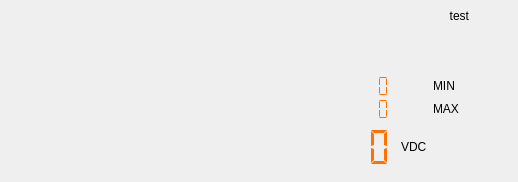
<?xml version="1.0" encoding="UTF-8"?>
<ui version="4.0">
 <class>ChannelMonitorComponent</class>
 <widget class="QWidget" name="ChannelMonitorComponent">
  <property name="geometry">
   <rect>
    <x>0</x>
    <y>0</y>
    <width>518</width>
    <height>182</height>
   </rect>
  </property>
  <property name="sizePolicy">
   <sizepolicy hsizetype="Expanding" vsizetype="Preferred">
    <horstretch>0</horstretch>
    <verstretch>0</verstretch>
   </sizepolicy>
  </property>
  <property name="minimumSize">
   <size>
    <width>0</width>
    <height>0</height>
   </size>
  </property>
  <property name="maximumSize">
   <size>
    <width>16777215</width>
    <height>300</height>
   </size>
  </property>
  <property name="windowTitle">
   <string>Form</string>
  </property>
  <property name="styleSheet">
   <string notr="true"/>
  </property>
  <layout class="QGridLayout" name="gridLayout">
   <property name="leftMargin">
    <number>0</number>
   </property>
   <property name="topMargin">
    <number>0</number>
   </property>
   <property name="rightMargin">
    <number>0</number>
   </property>
   <property name="bottomMargin">
    <number>0</number>
   </property>
   <property name="spacing">
    <number>0</number>
   </property>
   <item row="0" column="0">
    <widget class="QWidget" name="frame" native="true">
     <property name="sizePolicy">
      <sizepolicy hsizetype="Expanding" vsizetype="Preferred">
       <horstretch>0</horstretch>
       <verstretch>0</verstretch>
      </sizepolicy>
     </property>
     <layout class="QGridLayout" name="gridLayout_2">
      <item row="0" column="0">
       <layout class="QVBoxLayout" name="verticalLayout_9" stretch="0">
        <property name="sizeConstraint">
         <enum>QLayout::SetDefaultConstraint</enum>
        </property>
        <property name="leftMargin">
         <number>0</number>
        </property>
        <property name="bottomMargin">
         <number>0</number>
        </property>
        <item>
         <widget class="adiscope::Sismograph" name="sismograph_ch1_2">
          <property name="sizePolicy">
           <sizepolicy hsizetype="Expanding" vsizetype="MinimumExpanding">
            <horstretch>0</horstretch>
            <verstretch>0</verstretch>
           </sizepolicy>
          </property>
          <property name="minimumSize">
           <size>
            <width>0</width>
            <height>0</height>
           </size>
          </property>
          <property name="acceptDrops">
           <bool>false</bool>
          </property>
          <property name="frameShape">
           <enum>QFrame::NoFrame</enum>
          </property>
         </widget>
        </item>
       </layout>
      </item>
      <item row="1" column="0">
       <layout class="QHBoxLayout" name="horizontalLayout_18">
        <property name="topMargin">
         <number>0</number>
        </property>
       </layout>
      </item>
      <item row="0" column="2">
       <layout class="QVBoxLayout" name="verticalLayout_2">
        <property name="spacing">
         <number>0</number>
        </property>
        <item>
         <widget class="QWidget" name="peakCh1Widget" native="true">
          <property name="sizePolicy">
           <sizepolicy hsizetype="MinimumExpanding" vsizetype="MinimumExpanding">
            <horstretch>0</horstretch>
            <verstretch>0</verstretch>
           </sizepolicy>
          </property>
          <property name="layoutDirection">
           <enum>Qt::LeftToRight</enum>
          </property>
          <property name="autoFillBackground">
           <bool>false</bool>
          </property>
          <layout class="QGridLayout" name="gridLayout_5">
           <property name="leftMargin">
            <number>0</number>
           </property>
           <property name="topMargin">
            <number>0</number>
           </property>
           <property name="rightMargin">
            <number>0</number>
           </property>
           <property name="bottomMargin">
            <number>0</number>
           </property>
           <property name="verticalSpacing">
            <number>0</number>
           </property>
           <item row="6" column="3">
            <widget class="QLabel" name="label_max">
             <property name="sizePolicy">
              <sizepolicy hsizetype="Preferred" vsizetype="Maximum">
               <horstretch>0</horstretch>
               <verstretch>0</verstretch>
              </sizepolicy>
             </property>
             <property name="minimumSize">
              <size>
               <width>20</width>
               <height>0</height>
              </size>
             </property>
             <property name="text">
              <string>MAX   </string>
             </property>
            </widget>
           </item>
           <item row="5" column="2">
            <widget class="QLabel" name="label_minUnitOfMeasure">
             <property name="text">
              <string/>
             </property>
            </widget>
           </item>
           <item row="6" column="2">
            <widget class="QLabel" name="label_maxUnitOfMeasure">
             <property name="text">
              <string/>
             </property>
            </widget>
           </item>
           <item row="5" column="1" alignment="Qt::AlignRight">
            <widget class="adiscope::LcdNumber" name="minCh1">
             <property name="sizePolicy">
              <sizepolicy hsizetype="MinimumExpanding" vsizetype="Minimum">
               <horstretch>0</horstretch>
               <verstretch>0</verstretch>
              </sizepolicy>
             </property>
             <property name="minimumSize">
              <size>
               <width>0</width>
               <height>0</height>
              </size>
             </property>
             <property name="styleSheet">
              <string notr="true">QLCDNumber { color: #ff7200; }</string>
             </property>
             <property name="frameShape">
              <enum>QFrame::NoFrame</enum>
             </property>
             <property name="digitCount">
              <number>7</number>
             </property>
             <property name="segmentStyle">
              <enum>QLCDNumber::Flat</enum>
             </property>
            </widget>
           </item>
           <item row="7" column="0">
            <spacer name="horizontalSpacer">
             <property name="orientation">
              <enum>Qt::Horizontal</enum>
             </property>
             <property name="sizeHint" stdset="0">
              <size>
               <width>1</width>
               <height>20</height>
              </size>
             </property>
            </spacer>
           </item>
           <item row="0" column="1" colspan="3">
            <widget class="QLabel" name="monitorTitle">
             <property name="text">
              <string>test</string>
             </property>
             <property name="textFormat">
              <enum>Qt::AutoText</enum>
             </property>
             <property name="alignment">
              <set>Qt::AlignRight|Qt::AlignTrailing|Qt::AlignVCenter</set>
             </property>
            </widget>
           </item>
           <item row="6" column="1" alignment="Qt::AlignRight">
            <widget class="adiscope::LcdNumber" name="maxCh1">
             <property name="sizePolicy">
              <sizepolicy hsizetype="MinimumExpanding" vsizetype="Minimum">
               <horstretch>0</horstretch>
               <verstretch>0</verstretch>
              </sizepolicy>
             </property>
             <property name="minimumSize">
              <size>
               <width>0</width>
               <height>0</height>
              </size>
             </property>
             <property name="styleSheet">
              <string notr="true">QLCDNumber { color: #ff7200; }</string>
             </property>
             <property name="frameShape">
              <enum>QFrame::NoFrame</enum>
             </property>
             <property name="digitCount">
              <number>7</number>
             </property>
             <property name="segmentStyle">
              <enum>QLCDNumber::Flat</enum>
             </property>
            </widget>
           </item>
           <item row="5" column="3">
            <widget class="QLabel" name="label_min">
             <property name="sizePolicy">
              <sizepolicy hsizetype="Preferred" vsizetype="Maximum">
               <horstretch>0</horstretch>
               <verstretch>0</verstretch>
              </sizepolicy>
             </property>
             <property name="minimumSize">
              <size>
               <width>20</width>
               <height>0</height>
              </size>
             </property>
             <property name="text">
              <string>MIN</string>
             </property>
            </widget>
           </item>
           <item row="7" column="4">
            <spacer name="horizontalSpacer_2">
             <property name="orientation">
              <enum>Qt::Horizontal</enum>
             </property>
             <property name="sizeHint" stdset="0">
              <size>
               <width>40</width>
               <height>20</height>
              </size>
             </property>
            </spacer>
           </item>
           <item row="4" column="1">
            <spacer name="verticalSpacer_4">
             <property name="orientation">
              <enum>Qt::Vertical</enum>
             </property>
             <property name="sizeHint" stdset="0">
              <size>
               <width>20</width>
               <height>40</height>
              </size>
             </property>
            </spacer>
           </item>
           <item row="7" column="2">
            <widget class="QLabel" name="labelCh1">
             <property name="sizePolicy">
              <sizepolicy hsizetype="Maximum" vsizetype="MinimumExpanding">
               <horstretch>0</horstretch>
               <verstretch>0</verstretch>
              </sizepolicy>
             </property>
             <property name="minimumSize">
              <size>
               <width>20</width>
               <height>50</height>
              </size>
             </property>
             <property name="styleSheet">
              <string notr="true">QLabel[ac=false] { qproperty-text: &quot;VDC&quot;; }
QLabel[ac=true] { qproperty-text: &quot;VRMS&quot;; }</string>
             </property>
             <property name="text">
              <string>VDC</string>
             </property>
             <property name="alignment">
              <set>Qt::AlignLeading|Qt::AlignLeft|Qt::AlignVCenter</set>
             </property>
            </widget>
           </item>
           <item row="7" column="1">
            <widget class="adiscope::LcdNumber" name="lcdCh1">
             <property name="sizePolicy">
              <sizepolicy hsizetype="MinimumExpanding" vsizetype="MinimumExpanding">
               <horstretch>0</horstretch>
               <verstretch>0</verstretch>
              </sizepolicy>
             </property>
             <property name="minimumSize">
              <size>
               <width>150</width>
               <height>50</height>
              </size>
             </property>
             <property name="styleSheet">
              <string notr="true">QLCDNumber { color: #ff7200; }</string>
             </property>
             <property name="frameShape">
              <enum>QFrame::NoFrame</enum>
             </property>
             <property name="digitCount">
              <number>7</number>
             </property>
             <property name="segmentStyle">
              <enum>QLCDNumber::Flat</enum>
             </property>
            </widget>
           </item>
          </layout>
         </widget>
        </item>
        <item>
         <widget class="adiscope::CustomScale" name="scaleCh1" native="true">
          <property name="sizePolicy">
           <sizepolicy hsizetype="MinimumExpanding" vsizetype="Preferred">
            <horstretch>0</horstretch>
            <verstretch>0</verstretch>
           </sizepolicy>
          </property>
          <property name="minimumSize">
           <size>
            <width>0</width>
            <height>0</height>
           </size>
          </property>
          <property name="font">
           <font>
            <pointsize>5</pointsize>
            <kerning>true</kerning>
           </font>
          </property>
          <property name="lowerBound" stdset="0">
           <double>-0.100000000000000</double>
          </property>
          <property name="upperBound" stdset="0">
           <double>0.100000000000000</double>
          </property>
          <property name="scaleMaxMajor" stdset="0">
           <number>5</number>
          </property>
          <property name="scaleMaxMinor" stdset="0">
           <number>5</number>
          </property>
          <property name="borderWidth" stdset="0">
           <number>0</number>
          </property>
         </widget>
        </item>
       </layout>
      </item>
      <item row="0" column="1">
       <spacer name="horizontalSpacer_3">
        <property name="orientation">
         <enum>Qt::Horizontal</enum>
        </property>
        <property name="sizeType">
         <enum>QSizePolicy::Expanding</enum>
        </property>
        <property name="sizeHint" stdset="0">
         <size>
          <width>150</width>
          <height>20</height>
         </size>
        </property>
       </spacer>
      </item>
     </layout>
    </widget>
   </item>
  </layout>
 </widget>
 <customwidgets>
  <customwidget>
   <class>QwtThermo</class>
   <extends>QWidget</extends>
   <header>qwt_thermo.h</header>
  </customwidget>
  <customwidget>
   <class>adiscope::LcdNumber</class>
   <extends>QLCDNumber</extends>
   <header>lcdNumber.hpp</header>
  </customwidget>
  <customwidget>
   <class>adiscope::Sismograph</class>
   <extends>QFrame</extends>
   <header>sismograph.hpp</header>
   <container>1</container>
  </customwidget>
  <customwidget>
   <class>adiscope::CustomScale</class>
   <extends>QwtThermo</extends>
   <header>customScale.hpp</header>
  </customwidget>
 </customwidgets>
 <resources/>
 <connections/>
</ui>
